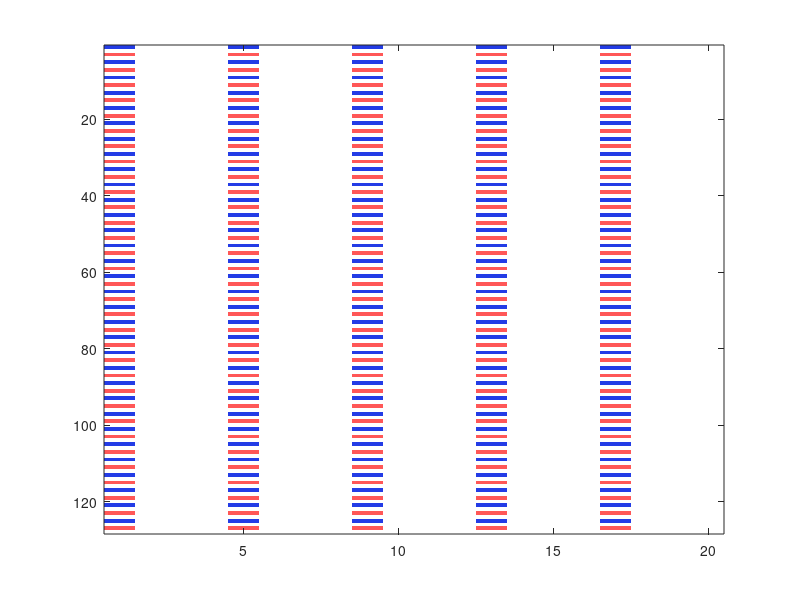

Reproduce this figure in MATLAB. (Note: this script raises an error after producing the figure.)
clearvars; close all;
color{1} = [35 60 230]/255;   % '#233ce6'
color{2} = [255 87 87]/255;   % '#ff5757'

%% Parameters
n_subcarriers = 128;
n_symbols = 20;
scs = 15e3;
data_order = 16;
pilot_order = 4;
cp_length = 20;
pilot_sc_loc = 4;
pilot_sym_loc = 4;
data{1} = 'HUST ';
data{2} = 'abcdefghijklmnopqrstuvwxyz ';

%% Data & Pilot Locations
pilot_locations{1} = false(n_subcarriers, n_symbols);
pilot_locations{1}(1 : pilot_sym_loc : end, 1 : pilot_sc_loc : end) = true;

pilot_locations{2} = false(n_subcarriers, n_symbols);
pilot_locations{2}(pilot_sc_loc / 2 + 1 : pilot_sc_loc : end, ...
    1 : pilot_sym_loc : end) = true;

data_locations = true(n_subcarriers, n_symbols);
data_locations(pilot_locations{1} | pilot_locations{2}) = false;

figure;
img = zeros(n_subcarriers, n_symbols);
img(data_locations) = 0;
img(pilot_locations{1}) = 1;
img(pilot_locations{2}) = 2;
cmap = [
    255 255 255
    35  60  230
    255 87  87
]/255; % MATLAB 2015: colormap double [0..1]
imagesc(img);
colormap(cmap);

%% Create QAM Symbols
n_ports = 2;
data_bits = cell(1, n_ports);
data_states = cell(1, n_ports);
pilot_states = cell(1, n_ports);

k_data  = log2(data_order);

% MATLAB 2015: emulate 'UnitAveragePower', true by scaling
ref_data  = qammod((0:data_order-1).',  data_order,  0, 'gray');
ref_pilot = qammod((0:pilot_order-1).', pilot_order, 0, 'gray');
scale_data  = sqrt(mean(abs(ref_data ).^2));
scale_pilot = sqrt(mean(abs(ref_pilot).^2));

for p = 1 : n_ports
    % utils.text2bits(data{p})
    u = uint8(data{p}(:));
    b = de2bi(u, 8, 'left-msb');      % N x 8
    bitstream = b.';                 % 8 x N
    bitstream = bitstream(:);        % column bits

    % utils.repeat_bits(bitstream, data_order, sum(sum(data_locations)))
    nQamSyms = sum(sum(data_locations));
    need = nQamSyms * k_data;
    rep = ceil(need / length(bitstream));
    data_bits{p} = repmat(bitstream, rep, 1);
    data_bits{p} = data_bits{p}(1:need);

    % qammod(...,'InputType','bit','UnitAveragePower',true) equivalent
    data_int = bi2de(reshape(data_bits{p}(:), k_data, []).', 'left-msb');
    data_states{p} = qammod(data_int, data_order, 0, 'gray') ./ scale_data;

    pilot_symbols = randi(pilot_order, n_subcarriers / pilot_sc_loc, ...
        n_symbols / pilot_sym_loc) - 1;

    % qammod(...,'UnitAveragePower',true) equivalent
    pilot_states{p} = qammod(pilot_symbols, pilot_order, 0, 'gray') ./ scale_pilot;
end

%% OFDM Modulation
tx_grid = cell(1, n_ports);
tx_signal = cell(1, n_ports);
for p = 1 : n_ports
    tx_grid{p} = zeros(n_subcarriers, n_symbols);
    tx_grid{p}(data_locations) = data_states{p};
    tx_grid{p}(pilot_locations{p}) = pilot_states{p};

    % ofdmmod(...) equivalent (matches their OFDMGrid convention)
    tx_time = ifft(ifftshift(tx_grid{p}, 1), n_subcarriers, 1);
    tx_cp   = [tx_time(end-cp_length+1:end,:); tx_time];
    tx_signal{p} = tx_cp(:);

    figure;
    plot(real(tx_grid{p}(data_locations)), ...
        imag(tx_grid{p}(data_locations)), 'o', 'Color', color{p});
    axlim = max(max(abs(tx_grid{p}))) + 0.05;
    ylim([-axlim, axlim]); xlim([-axlim, axlim]); axis square;
    xlabel('In-phase'); ylabel('Quadrature');
end

%% Channel
fs = n_subcarriers * scs;

% MATLAB 2015: build with properties that exist, then call with step()
mimoChan = comm.MIMOChannel('SampleRate', fs, ...
    'PathDelays', [0 1.5e-6], ...
    'AveragePathGains', [0 -5], ...
    'MaximumDopplerShift', 5, ...
    'RandomStream', 'mt19937ar with seed', ...
    'Seed', 12);

% Some MATLAB 2015 configs infer antenna counts from input; keep it simple.
tx_mat = [tx_signal{1}, tx_signal{2}];

rx_signal = step(mimoChan, tx_mat);   % MATLAB 2015: DO NOT use mimoChan(tx_mat)

%% OFDM Demodulation
rx_grid = cell(1, n_ports);
for p = 1 : n_ports
    % ofdmdemod(...) equivalent (inverse of the mod above)
    rx_mat = reshape(rx_signal(:, p), n_subcarriers + cp_length, []);
    rx_mat = rx_mat(cp_length+1:end, :);
    rx_grid{p} = fftshift(fft(rx_mat, n_subcarriers, 1), 1);

    figure;
    plot(real(rx_grid{p}(data_locations)), ...
        imag(rx_grid{p}(data_locations)), 'o', 'Color', color{p});
    axlim = max(max(abs(rx_grid{p}))) + 0.05;
    ylim([-axlim, axlim]); xlim([-axlim, axlim]); axis square;
    xlabel('In-phase'); ylabel('Quadrature');
end

%% Channel Estimation
hest = cell(n_ports, n_ports);
[X{1}, Y{1}] = meshgrid(1 : pilot_sym_loc : n_symbols, ...
    1 : pilot_sc_loc : n_subcarriers);
[X{2}, Y{2}] = meshgrid(1 : pilot_sym_loc : n_symbols, ...
    1 + pilot_sc_loc / 2 : pilot_sc_loc : n_subcarriers);
[Xq, Yq] = meshgrid(1 : n_symbols, 1 : n_subcarriers);

for p_tx = 1 : n_ports
    for p_rx = 1 : n_ports
        hest_pilots = reshape(rx_grid{p_rx}(pilot_locations{p_tx}), ...
            n_subcarriers / pilot_sc_loc, n_symbols / pilot_sym_loc) ...
            ./ pilot_states{p_tx};
        hest{p_tx}{p_rx} = interp2(X{p_tx}, Y{p_tx}, hest_pilots, ...
            Xq, Yq, 'spline');
    end
end

%% Equalize Data
est_grid = zeros(n_subcarriers, n_symbols, 2);
for k = 1 : n_subcarriers
    for t = 1 : n_symbols
        H = [
            hest{1}{1}(k, t), hest{2}{1}(k, t);
            hest{1}{2}(k, t), hest{2}{2}(k, t)
        ];
        y = [rx_grid{1}(k, t); rx_grid{2}(k, t)];
        est_grid(k, t, :) = pinv(H) * y;
    end
end

for p = 1 : n_ports
    figure;
    plot(real(est_grid(:, :, p)), imag(est_grid(:, :, p)), ...
        'o', 'Color', color{p});
    axlim = max(max(abs(est_grid(:, :, p)))) + 0.05;
    ylim([-axlim, axlim]); xlim([-axlim axlim]); axis square;
    xlabel('In-phase'); ylabel('Quadrature');
end

%% QAM Demodulation
for p = 1 : n_ports
    data_states_rx = est_grid(:, :, p);
    data_states_rx = data_states_rx(data_locations);

    % qamdemod(...,'OutputType','bit','UnitAveragePower',true) equivalent
    data_int_rx = qamdemod(data_states_rx .* scale_data, data_order, 0, 'gray');
    data_bits_rx = de2bi(data_int_rx(:), k_data, 'left-msb').';
    data_bits_rx = data_bits_rx(:);

    % utils.bits2text(data_bits_rx)
    n8 = floor(length(data_bits_rx)/8);
    bb = reshape(data_bits_rx(1:8*n8), 8, n8).';
    uu = bi2de(bb, 'left-msb');
    data_rx = char(uu.').';

    n_errors = sum(data_bits_rx ~= data_bits{p}(:));
    BER = n_errors / length(data_bits_rx);

    fprintf('Port %d\n', p);
    fprintf(' BER: %g\n', BER);
    fprintf(' Data: %s\n', data_rx);
end
